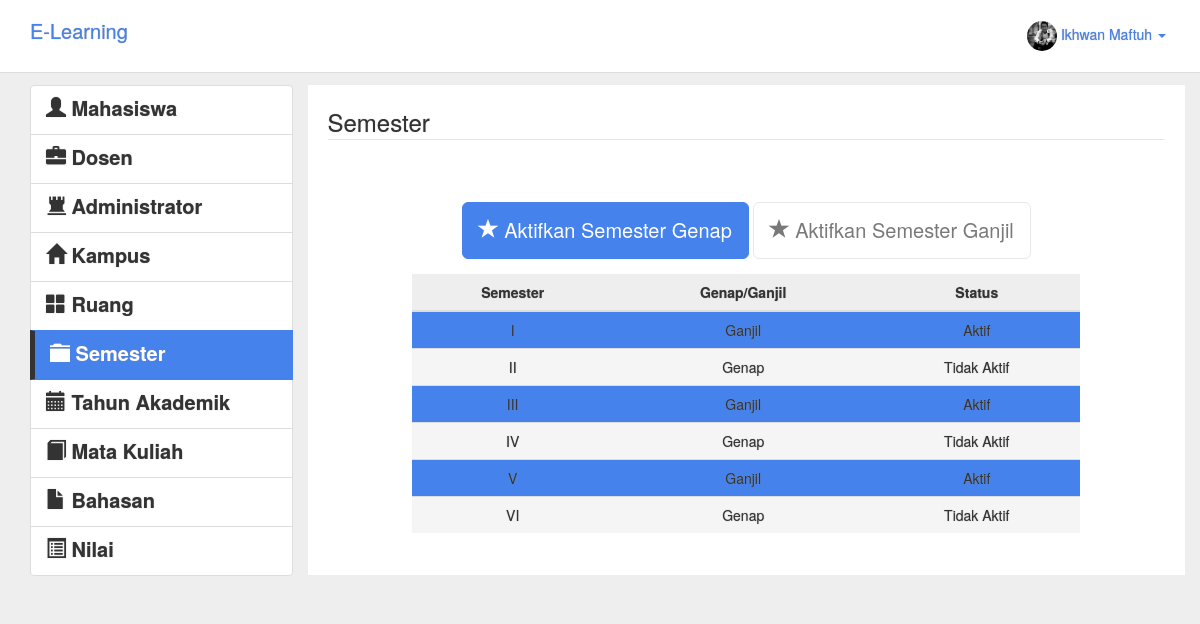
Screenshot of /admin/semester/index.php (signed in) with the database file from the repository.
### tables this page shows
CREATE TABLE IF NOT EXISTS `semester` (
  `SEMESTER_ID` int(11) NOT NULL,
  `SEMESTER_STRING` varchar(3) DEFAULT NULL,
  `SEMESTER_HITUNGAN` enum('Ganjil','Genap') DEFAULT NULL,
  `SEMESTER_STATUS` enum('Aktif','Tidak Aktif') DEFAULT NULL
);

### admin/semester/index.php (the view, shortened to what this page needs)
<?php
if ($_SESSION["level"]== "Admin") {
?>
<!DOCTYPE HTML>
<html>
	<head>
		<link rel="stylesheet" type="text/css" href="../../css/lumen.css">
	</head>
	<body style="padding-top:85px;text-shadow: 0px 0px 1px #909090 !important;background:#eee;">
		<div class="container">
			<div class="row clearfix">
				<header class="navbar navbar-inverse navbar-fixed-top bs-docs-nav" role="banner" style="">
				  <div class="container">
				    <div class="navbar-header" style="">
				      	<a href="../" class="navbar-brand">E-Learning</a>
				    </div>
				    <nav class="collapse navbar-collapse bs-navbar-collapse" role="navigation" >
				      <ul class="nav navbar-nav navbar-right">
					    <li class="dropdown">
					      <a href="#" class="dropdown-toggle" data-toggle="dropdown"><span><img src="<?php echo $_SESSION['gambar']; ?>" class="img-circle" width="30" height="30"></span> <?php echo $_SESSION["nama"]; ?> <b class="caret"></b></a>
					    </li>
				      </ul>
				    </nav>
				  </div>
				</header>
			</div>
		</div>
		<div class="container" style="">
			<div class="row">
				<div class="col-md-3 col-xs-12">
					<div class="list-group">
					  <a href="../mahasiswa" class="list-group-item">
					    <h4 class="list-group-item-heading"><span class="glyphicon glyphicon-user"></span> Mahasiswa</h4>					  </a>
					  <a href="../dosen" class="list-group-item">
					    <h4 class="list-group-item-heading"><span class="glyphicon glyphicon-briefcase"></span> Dosen</h4>
					  </a>
					  <a href="../administrator" class="list-group-item">
					    <h4 class="list-group-item-heading"><span class="glyphicon glyphicon-tower"></span> Administrator</h4>
					  </a>
					  <a href="../kampus" class="list-group-item">
					    <h4 class="list-group-item-heading"><span class="glyphicon glyphicon-home"></span> Kampus</h4>
					  </a>
					  <a href="../ruang" class="list-group-item">
					    <h4 class="list-group-item-heading"><span class="glyphicon glyphicon-th-large"></span> Ruang</h4>
					  </a>
					  <a href="#" class="list-group-item active" style="border-left:5px #333 solid;">
					    <h4 class="list-group-item-heading"><span class="glyphicon glyphicon-folder-close"></span> Semester</h4>
					  </a>
					  <a href="../tahunakademik" class="list-group-item">
					    <h4 class="list-group-item-heading"><span class="glyphicon glyphicon-calendar"></span> Tahun Akademik</h4>
					  </a>
					  <a href="../matakuliah" class="list-group-item">
					    <h4 class="list-group-item-heading"><span class="glyphicon glyphicon-book"></span> Mata Kuliah</h4>
					  </a>
					  <a href="../bahasan" class="list-group-item">
					    <h4 class="list-group-item-heading"><span class="glyphicon glyphicon-file"></span> Bahasan</h4>
					  </a>
					  <a href="../nilai" class="list-group-item">
					    <h4 class="list-group-item-heading"><span class="glyphicon glyphicon-list-alt"></span> Nilai</h4>
					  </a>
					</div>
				</div>
				<div class="col-md-9 col-xs-12" style="background:#fff;padding:20px;">
					<legend>Semester</legend>
					<center>
						<br>
						<br>
						<form method="POST" action="">
							<?php
								$tingak = mysql_query("SELECT * FROM semester WHERE semester_hitungan='Ganjil' AND semester_status='Aktif'");
								if (mysql_num_rows($tingak)>0) {?>
								<div class="form-group">
									<p>
									  <button type="submit" class="btn btn-primary btn-lg" name="genapin"><span class="glyphicon glyphicon-star"></span> Aktifkan Semester Genap</button>
									  <button type="submit" class="btn btn-default btn-lg" disabled="disabled"><span class="glyphicon glyphicon-star"></span> Aktifkan Semester Ganjil</button>
									</p>
							  	</div>
							<?php
								}
							?>
						</form>
						<div class="col-md-1"></div>
						<div class="col-md-10">
							<table class="table table-hover table-responsive" style="align:center;">
								<thead>
									<tr style="background:#eee;text-align:center;">
										<th style="text-align:center;">Semester</th>
										<th style="text-align:center;">Genap/Ganjil</th>
										<th style="text-align:center;">Status</th>
									</tr>
								</thead>
								<tbody>
									<?php
										$qsemester = mysql_query("SELECT * FROM semester ORDER BY semester_string");
										while ($dsemester = mysql_fetch_array($qsemester)) {?>
										<tr class="<?php if ($dsemester['SEMESTER_STATUS']=='Aktif') {echo 'info';}else{echo 'active';} ?>">
											<td style="text-align:center;"><?php echo $dsemester['SEMESTER_STRING']; ?></td>
											<td style="text-align:center;"><?php echo $dsemester['SEMESTER_HITUNGAN']; ?></td>
											<td style="text-align:center;"><?php echo $dsemester['SEMESTER_STATUS']; ?></td>
										</tr>
									<?php
										}
									?>
								</tbody>
							</table>
						</div>
						<div class="col-md-1"></div>
					</center>
				</div>
			</div>
		</div>
	</body>
</html>
<?php
	}
else{
	header("location:../../login");
}
?>

### rows the page displays
semester: SEMESTER_STRING "I", SEMESTER_HITUNGAN "Ganjil", SEMESTER_STATUS "Aktif"
semester: SEMESTER_STRING "II", SEMESTER_HITUNGAN "Genap", SEMESTER_STATUS "Tidak Aktif"
semester: SEMESTER_STRING "III", SEMESTER_HITUNGAN "Ganjil", SEMESTER_STATUS "Aktif"
semester: SEMESTER_STRING "IV", SEMESTER_HITUNGAN "Genap", SEMESTER_STATUS "Tidak Aktif"
semester: SEMESTER_STRING "V", SEMESTER_HITUNGAN "Ganjil", SEMESTER_STATUS "Aktif"
semester: SEMESTER_STRING "VI", SEMESTER_HITUNGAN "Genap", SEMESTER_STATUS "Tidak Aktif"

### other values shown
$_SESSION["nama"] "Ikhwan Maftuh"
